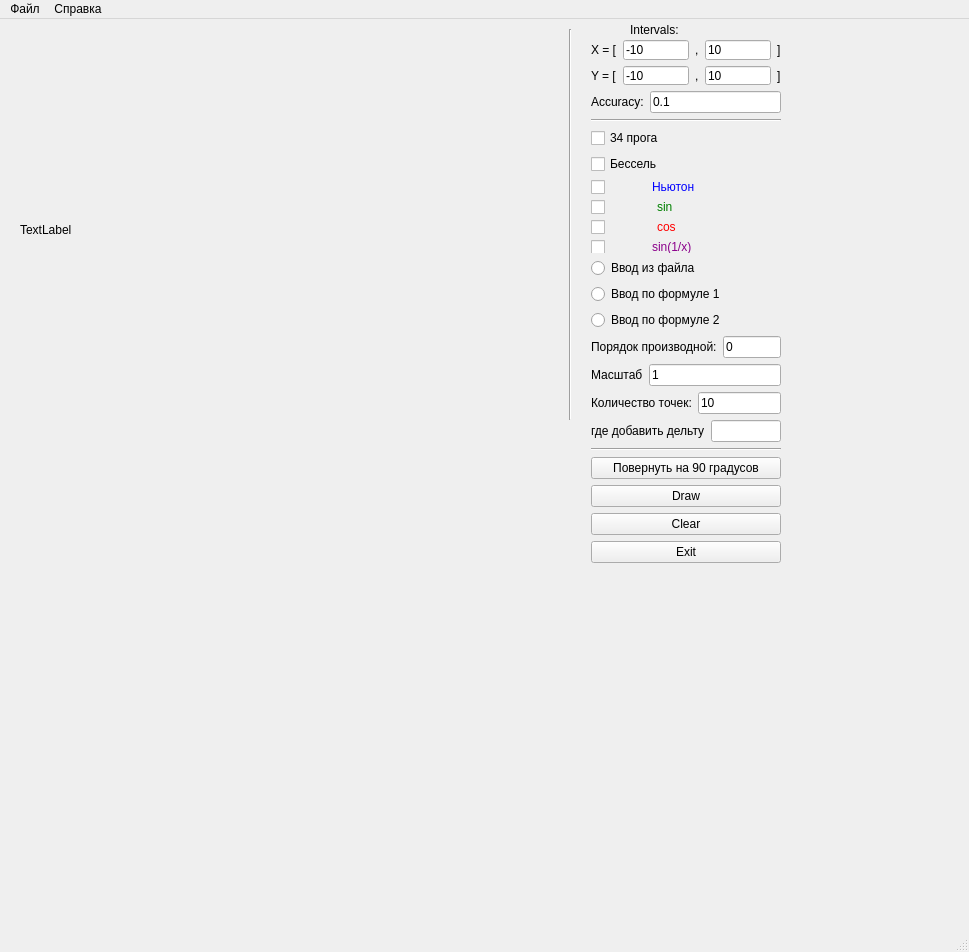
<?xml version="1.0" encoding="UTF-8"?>
<ui version="4.0">
 <class>MainWindow</class>
 <widget class="QMainWindow" name="MainWindow">
  <property name="geometry">
   <rect>
    <x>0</x>
    <y>0</y>
    <width>969</width>
    <height>952</height>
   </rect>
  </property>
  <property name="windowTitle">
   <string>MainWindow</string>
  </property>
  <widget class="QWidget" name="centralWidget">
   <widget class="Line" name="line">
    <property name="geometry">
     <rect>
      <x>560</x>
      <y>10</y>
      <width>20</width>
      <height>391</height>
     </rect>
    </property>
    <property name="orientation">
     <enum>Qt::Vertical</enum>
    </property>
   </widget>
   <widget class="QLabel" name="label">
    <property name="geometry">
     <rect>
      <x>630</x>
      <y>0</y>
      <width>81</width>
      <height>21</height>
     </rect>
    </property>
    <property name="text">
     <string>Intervals:</string>
    </property>
   </widget>
   <widget class="QLabel" name="outputGraph">
    <property name="geometry">
     <rect>
      <x>20</x>
      <y>20</y>
      <width>541</width>
      <height>381</height>
     </rect>
    </property>
    <property name="mouseTracking">
     <bool>true</bool>
    </property>
    <property name="text">
     <string>TextLabel</string>
    </property>
   </widget>
   <widget class="QWidget" name="layoutWidget">
    <property name="geometry">
     <rect>
      <x>580</x>
      <y>10</y>
      <width>212</width>
      <height>545</height>
     </rect>
    </property>
    <layout class="QVBoxLayout" name="verticalLayout_6">
     <item>
      <layout class="QVBoxLayout" name="verticalLayout_5">
       <item>
        <layout class="QVBoxLayout" name="verticalLayout_4">
         <item>
          <layout class="QVBoxLayout" name="verticalLayout_3">
           <item>
            <layout class="QHBoxLayout" name="horizontalLayout_4">
             <item>
              <layout class="QHBoxLayout" name="horizontalLayout">
               <item>
                <widget class="QLabel" name="label_2">
                 <property name="text">
                  <string>X = [</string>
                 </property>
                </widget>
               </item>
               <item>
                <widget class="QLineEdit" name="inputLeftX">
                 <property name="text">
                  <string>-10</string>
                 </property>
                </widget>
               </item>
              </layout>
             </item>
             <item>
              <layout class="QHBoxLayout" name="horizontalLayout_3">
               <item>
                <layout class="QHBoxLayout" name="horizontalLayout_2">
                 <item>
                  <widget class="QLabel" name="label_3">
                   <property name="text">
                    <string>,</string>
                   </property>
                  </widget>
                 </item>
                 <item>
                  <widget class="QLineEdit" name="inputRightX">
                   <property name="text">
                    <string>10</string>
                   </property>
                  </widget>
                 </item>
                </layout>
               </item>
               <item>
                <widget class="QLabel" name="label_4">
                 <property name="text">
                  <string>]</string>
                 </property>
                </widget>
               </item>
              </layout>
             </item>
            </layout>
           </item>
           <item>
            <layout class="QHBoxLayout" name="horizontalLayout_5">
             <item>
              <layout class="QHBoxLayout" name="horizontalLayout_6">
               <item>
                <widget class="QLabel" name="label_5">
                 <property name="text">
                  <string>Y = [</string>
                 </property>
                </widget>
               </item>
               <item>
                <widget class="QLineEdit" name="inputLeftY">
                 <property name="text">
                  <string>-10</string>
                 </property>
                </widget>
               </item>
              </layout>
             </item>
             <item>
              <layout class="QHBoxLayout" name="horizontalLayout_7">
               <item>
                <layout class="QHBoxLayout" name="horizontalLayout_8">
                 <item>
                  <widget class="QLabel" name="label_6">
                   <property name="text">
                    <string>,</string>
                   </property>
                  </widget>
                 </item>
                 <item>
                  <widget class="QLineEdit" name="inputRightY">
                   <property name="text">
                    <string>10</string>
                   </property>
                  </widget>
                 </item>
                </layout>
               </item>
               <item>
                <widget class="QLabel" name="label_7">
                 <property name="text">
                  <string>]</string>
                 </property>
                </widget>
               </item>
              </layout>
             </item>
            </layout>
           </item>
          </layout>
         </item>
         <item>
          <layout class="QHBoxLayout" name="horizontalLayout_9">
           <item>
            <widget class="QLabel" name="label_8">
             <property name="text">
              <string>Accuracy:</string>
             </property>
            </widget>
           </item>
           <item>
            <widget class="QLineEdit" name="inputAccuracy">
             <property name="mouseTracking">
              <bool>false</bool>
             </property>
             <property name="text">
              <string>0.1</string>
             </property>
            </widget>
           </item>
          </layout>
         </item>
        </layout>
       </item>
       <item>
        <widget class="Line" name="line_3">
         <property name="orientation">
          <enum>Qt::Horizontal</enum>
         </property>
        </widget>
       </item>
       <item>
        <widget class="QCheckBox" name="PROGA34">
         <property name="text">
          <string>34 прога</string>
         </property>
        </widget>
       </item>
       <item alignment="Qt::AlignLeft">
        <widget class="QCheckBox" name="Bessel">
         <property name="text">
          <string>Бессель</string>
         </property>
        </widget>
       </item>
       <item>
        <layout class="QVBoxLayout" name="verticalLayout_2">
         <item>
          <layout class="QHBoxLayout" name="horizontalLayout_10">
           <item>
            <widget class="QCheckBox" name="main">
             <property name="maximumSize">
              <size>
               <width>55</width>
               <height>16777215</height>
              </size>
             </property>
             <property name="font">
              <font>
               <italic>false</italic>
               <underline>false</underline>
               <kerning>true</kerning>
              </font>
             </property>
             <property name="text">
              <string/>
             </property>
            </widget>
           </item>
           <item>
            <widget class="QLabel" name="label_9">
             <property name="text">
              <string>&lt;html&gt;&lt;head/&gt;&lt;body&gt;&lt;p&gt;&lt;span style=&quot; color:#0000ff;&quot;&gt;Ньютон&lt;/span&gt;&lt;/p&gt;&lt;/body&gt;&lt;/html&gt;</string>
             </property>
            </widget>
           </item>
          </layout>
         </item>
         <item>
          <layout class="QHBoxLayout" name="horizontalLayout_11">
           <item>
            <widget class="QCheckBox" name="sin">
             <property name="maximumSize">
              <size>
               <width>60</width>
               <height>16777215</height>
              </size>
             </property>
             <property name="text">
              <string/>
             </property>
            </widget>
           </item>
           <item>
            <widget class="QLabel" name="label_10">
             <property name="text">
              <string>&lt;font color=green&gt;sin</string>
             </property>
            </widget>
           </item>
          </layout>
         </item>
         <item>
          <layout class="QHBoxLayout" name="horizontalLayout_12">
           <item>
            <widget class="QCheckBox" name="cos">
             <property name="maximumSize">
              <size>
               <width>60</width>
               <height>16777215</height>
              </size>
             </property>
             <property name="text">
              <string/>
             </property>
            </widget>
           </item>
           <item>
            <widget class="QLabel" name="label_11">
             <property name="text">
              <string>&lt;font color=red&gt;cos</string>
             </property>
            </widget>
           </item>
          </layout>
         </item>
         <item>
          <layout class="QHBoxLayout" name="horizontalLayout_13">
           <item>
            <widget class="QCheckBox" name="tg">
             <property name="maximumSize">
              <size>
               <width>55</width>
               <height>16777215</height>
              </size>
             </property>
             <property name="text">
              <string/>
             </property>
            </widget>
           </item>
           <item>
            <widget class="QLabel" name="label_12">
             <property name="text">
              <string>&lt;font color=darkMagenta&gt;sin(1/x)</string>
             </property>
            </widget>
           </item>
          </layout>
         </item>
        </layout>
       </item>
      </layout>
     </item>
     <item>
      <layout class="QVBoxLayout" name="verticalLayout_7">
       <item>
        <widget class="QRadioButton" name="radioButton">
         <property name="text">
          <string>Ввод из файла</string>
         </property>
        </widget>
       </item>
       <item>
        <widget class="QRadioButton" name="radioButton_2">
         <property name="text">
          <string>Ввод по формуле 1</string>
         </property>
        </widget>
       </item>
       <item>
        <widget class="QRadioButton" name="radioButton_3">
         <property name="text">
          <string>Ввод по формуле 2</string>
         </property>
        </widget>
       </item>
      </layout>
     </item>
     <item>
      <layout class="QHBoxLayout" name="horizontalLayout_19">
       <item>
        <widget class="QLabel" name="label_16">
         <property name="text">
          <string>Порядок производной:</string>
         </property>
        </widget>
       </item>
       <item>
        <widget class="QLineEdit" name="DerDeg">
         <property name="text">
          <string>0</string>
         </property>
        </widget>
       </item>
      </layout>
     </item>
     <item>
      <layout class="QHBoxLayout" name="horizontalLayout_14">
       <item>
        <widget class="QLabel" name="label_13">
         <property name="text">
          <string>Масштаб</string>
         </property>
        </widget>
       </item>
       <item>
        <widget class="QLineEdit" name="inputScale">
         <property name="mouseTracking">
          <bool>false</bool>
         </property>
         <property name="text">
          <string>1</string>
         </property>
        </widget>
       </item>
      </layout>
     </item>
     <item>
      <layout class="QHBoxLayout" name="horizontalLayout_15">
       <item>
        <widget class="QLabel" name="label_15">
         <property name="text">
          <string>Количество точек:</string>
         </property>
        </widget>
       </item>
       <item>
        <widget class="QLineEdit" name="inputNumber">
         <property name="text">
          <string>10</string>
         </property>
        </widget>
       </item>
      </layout>
     </item>
     <item>
      <layout class="QHBoxLayout" name="horizontalLayout_16">
       <item>
        <widget class="QLabel" name="label_14">
         <property name="text">
          <string>где добавить дельту</string>
         </property>
        </widget>
       </item>
       <item>
        <widget class="QLineEdit" name="InputDelta"/>
       </item>
      </layout>
     </item>
     <item>
      <layout class="QVBoxLayout" name="verticalLayout">
       <item>
        <widget class="Line" name="line_2">
         <property name="orientation">
          <enum>Qt::Horizontal</enum>
         </property>
        </widget>
       </item>
       <item>
        <widget class="QPushButton" name="pushButton">
         <property name="text">
          <string>Повернуть на 90 градусов</string>
         </property>
        </widget>
       </item>
       <item>
        <widget class="QPushButton" name="draw">
         <property name="text">
          <string>Draw</string>
         </property>
        </widget>
       </item>
       <item>
        <widget class="QPushButton" name="clear">
         <property name="text">
          <string>Clear</string>
         </property>
        </widget>
       </item>
       <item>
        <widget class="QPushButton" name="exit">
         <property name="text">
          <string>Exit</string>
         </property>
        </widget>
       </item>
      </layout>
     </item>
    </layout>
   </widget>
  </widget>
  <widget class="QMenuBar" name="menuBar">
   <property name="geometry">
    <rect>
     <x>0</x>
     <y>0</y>
     <width>969</width>
     <height>21</height>
    </rect>
   </property>
   <widget class="QMenu" name="menu">
    <property name="title">
     <string>Файл</string>
    </property>
    <addaction name="action"/>
    <addaction name="separator"/>
    <addaction name="action_3"/>
   </widget>
   <widget class="QMenu" name="menu_2">
    <property name="title">
     <string>Справка</string>
    </property>
   </widget>
   <addaction name="menu"/>
   <addaction name="menu_2"/>
  </widget>
  <widget class="QStatusBar" name="statusBar"/>
  <action name="action">
   <property name="text">
    <string>Сохранить картинку</string>
   </property>
  </action>
  <action name="action_3">
   <property name="text">
    <string>Выход</string>
   </property>
  </action>
 </widget>
 <layoutdefault spacing="6" margin="11"/>
 <resources/>
 <connections>
  <connection>
   <sender>inputRightX</sender>
   <signal>textChanged(QString)</signal>
   <receiver>MainWindow</receiver>
   <slot>onTextChanged()</slot>
   <hints>
    <hint type="sourcelabel">
     <x>739</x>
     <y>43</y>
    </hint>
    <hint type="destinationlabel">
     <x>872</x>
     <y>175</y>
    </hint>
   </hints>
  </connection>
  <connection>
   <sender>inputRightX</sender>
   <signal>textEdited(QString)</signal>
   <receiver>MainWindow</receiver>
   <slot>onTextChanged()</slot>
   <hints>
    <hint type="sourcelabel">
     <x>761</x>
     <y>47</y>
    </hint>
    <hint type="destinationlabel">
     <x>875</x>
     <y>67</y>
    </hint>
   </hints>
  </connection>
  <connection>
   <sender>inputRightX</sender>
   <signal>selectionChanged()</signal>
   <receiver>MainWindow</receiver>
   <slot>onTextChanged()</slot>
   <hints>
    <hint type="sourcelabel">
     <x>727</x>
     <y>49</y>
    </hint>
    <hint type="destinationlabel">
     <x>895</x>
     <y>261</y>
    </hint>
   </hints>
  </connection>
  <connection>
   <sender>inputRightX</sender>
   <signal>cursorPositionChanged(int,int)</signal>
   <receiver>MainWindow</receiver>
   <slot>onTextChanged()</slot>
   <hints>
    <hint type="sourcelabel">
     <x>717</x>
     <y>56</y>
    </hint>
    <hint type="destinationlabel">
     <x>873</x>
     <y>110</y>
    </hint>
   </hints>
  </connection>
  <connection>
   <sender>inputLeftX</sender>
   <signal>textChanged(QString)</signal>
   <receiver>MainWindow</receiver>
   <slot>onTextChanged()</slot>
   <hints>
    <hint type="sourcelabel">
     <x>659</x>
     <y>49</y>
    </hint>
    <hint type="destinationlabel">
     <x>867</x>
     <y>226</y>
    </hint>
   </hints>
  </connection>
  <connection>
   <sender>inputLeftX</sender>
   <signal>textEdited(QString)</signal>
   <receiver>MainWindow</receiver>
   <slot>onTextChanged()</slot>
   <hints>
    <hint type="sourcelabel">
     <x>635</x>
     <y>51</y>
    </hint>
    <hint type="destinationlabel">
     <x>876</x>
     <y>327</y>
    </hint>
   </hints>
  </connection>
  <connection>
   <sender>inputAccuracy</sender>
   <signal>textChanged(QString)</signal>
   <receiver>MainWindow</receiver>
   <slot>onTextChanged()</slot>
   <hints>
    <hint type="sourcelabel">
     <x>699</x>
     <y>112</y>
    </hint>
    <hint type="destinationlabel">
     <x>855</x>
     <y>142</y>
    </hint>
   </hints>
  </connection>
  <connection>
   <sender>inputLeftY</sender>
   <signal>textChanged(QString)</signal>
   <receiver>MainWindow</receiver>
   <slot>onTextChanged()</slot>
   <hints>
    <hint type="sourcelabel">
     <x>675</x>
     <y>77</y>
    </hint>
    <hint type="destinationlabel">
     <x>875</x>
     <y>39</y>
    </hint>
   </hints>
  </connection>
  <connection>
   <sender>inputRightY</sender>
   <signal>textChanged(QString)</signal>
   <receiver>MainWindow</receiver>
   <slot>onTextChanged()</slot>
   <hints>
    <hint type="sourcelabel">
     <x>761</x>
     <y>77</y>
    </hint>
    <hint type="destinationlabel">
     <x>823</x>
     <y>78</y>
    </hint>
   </hints>
  </connection>
  <connection>
   <sender>DerDeg</sender>
   <signal>textChanged(QString)</signal>
   <receiver>MainWindow</receiver>
   <slot>onTextChanged()</slot>
   <hints>
    <hint type="sourcelabel">
     <x>750</x>
     <y>304</y>
    </hint>
    <hint type="destinationlabel">
     <x>855</x>
     <y>291</y>
    </hint>
   </hints>
  </connection>
  <connection>
   <sender>inputScale</sender>
   <signal>textChanged(QString)</signal>
   <receiver>MainWindow</receiver>
   <slot>onTextChanged()</slot>
   <hints>
    <hint type="sourcelabel">
     <x>785</x>
     <y>342</y>
    </hint>
    <hint type="destinationlabel">
     <x>851</x>
     <y>350</y>
    </hint>
   </hints>
  </connection>
  <connection>
   <sender>inputNumber</sender>
   <signal>textChanged(QString)</signal>
   <receiver>MainWindow</receiver>
   <slot>onTextChanged()</slot>
   <hints>
    <hint type="sourcelabel">
     <x>780</x>
     <y>373</y>
    </hint>
    <hint type="destinationlabel">
     <x>856</x>
     <y>378</y>
    </hint>
   </hints>
  </connection>
  <connection>
   <sender>radioButton</sender>
   <signal>clicked(bool)</signal>
   <receiver>MainWindow</receiver>
   <slot>RadioClick()</slot>
   <hints>
    <hint type="sourcelabel">
     <x>649</x>
     <y>236</y>
    </hint>
    <hint type="destinationlabel">
     <x>929</x>
     <y>195</y>
    </hint>
   </hints>
  </connection>
  <connection>
   <sender>radioButton_2</sender>
   <signal>clicked(bool)</signal>
   <receiver>MainWindow</receiver>
   <slot>RadioClick()</slot>
   <hints>
    <hint type="sourcelabel">
     <x>706</x>
     <y>258</y>
    </hint>
    <hint type="destinationlabel">
     <x>843</x>
     <y>205</y>
    </hint>
   </hints>
  </connection>
  <connection>
   <sender>radioButton_3</sender>
   <signal>clicked(bool)</signal>
   <receiver>MainWindow</receiver>
   <slot>RadioClick()</slot>
   <hints>
    <hint type="sourcelabel">
     <x>666</x>
     <y>281</y>
    </hint>
    <hint type="destinationlabel">
     <x>844</x>
     <y>239</y>
    </hint>
   </hints>
  </connection>
 </connections>
 <slots>
  <slot>onTextChanged()</slot>
  <slot>RadioClick()</slot>
 </slots>
</ui>
